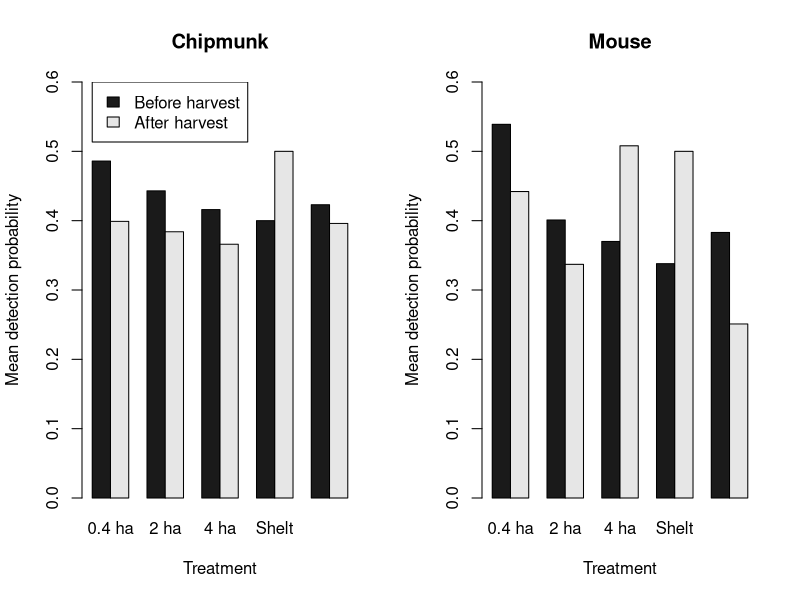

Generate this figure with R:
##############################################################
##Figure Comparing Probability of Detection
##Between HEE Silvicultural Treatments
##############################################################

#Set up figure structure
par(mfrow = c(1,2))

#Pre/Post Harvest p estimates - Chipmunk
#a = 0.4ha, b = 2ha, c = 4ha (clearcut), d = shelter, e = control
a = c(0.486,0.399)
b = c(0.443,0.384)
c = c(0.416,0.366)
d = c(0.400,0.500)
e = c(0.423,0.396)

data = cbind(a,b,c,d,e)

#Plot
barplot(data, beside=TRUE, col=gray(seq(0.1,0.9,length=2)),ylim=c(0,0.6),
        ylab="Mean detection probability",xlab=c('Treatment'),names=c('0.4 ha','2 ha','4 ha','Shelt','Control'),
        main="Chipmunk")
legend(1,0.6,c("Before harvest", "After harvest"),
       fill=gray(seq(0.1,0.9,length=2)))

####################################################################

#Pre/Post Harvest p estimates - Mouse
a = c(0.539,0.442)
b = c(0.401,.337)
c = c(0.370,0.508)
d = c(0.338,0.500)
e = c(0.383,0.251)

data = cbind(a,b,c,d,e)

#Plot
barplot(data, beside=TRUE, col=gray(seq(0.1,0.9,length=2)),ylim=c(0,0.6),
        ylab="Mean detection probability",xlab=c('Treatment'),names=c('0.4 ha','2 ha','4 ha','Shelt','Control'),
main="Mouse")

#end figure code

